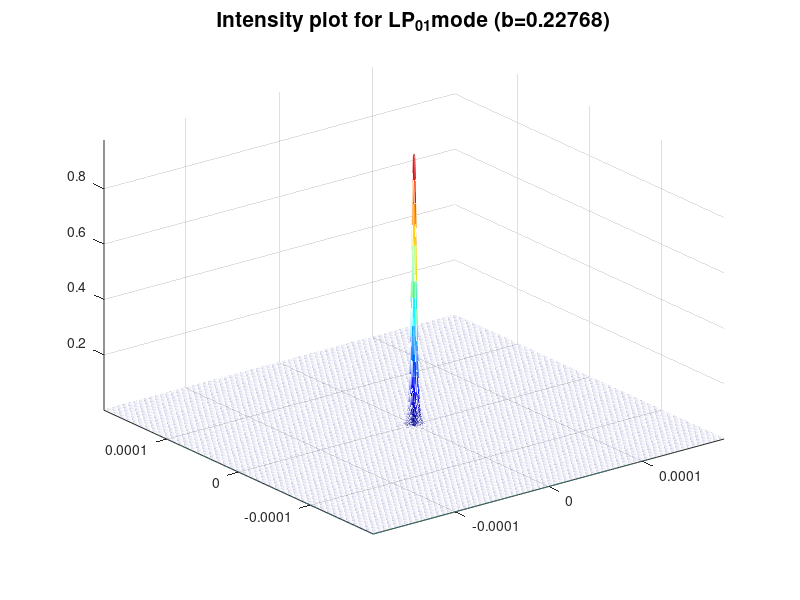
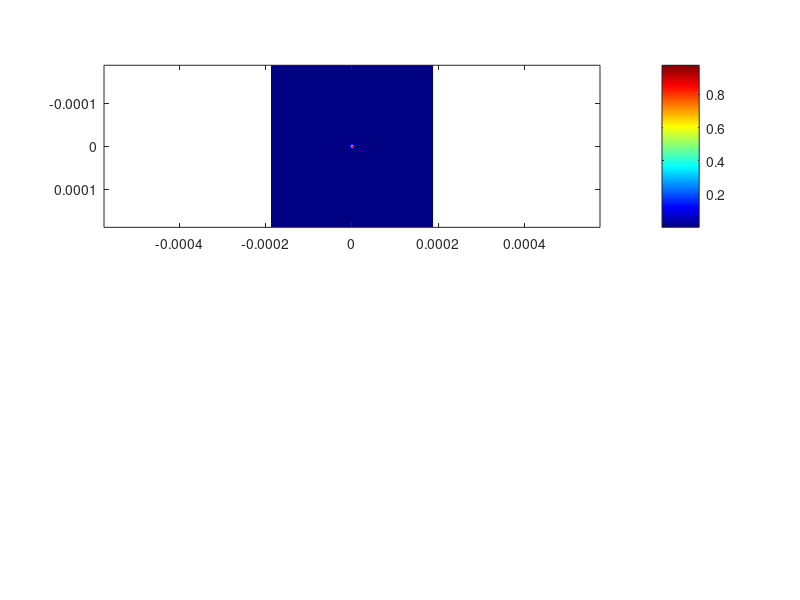

Source code (MATLAB) for these figures, in order: (Note: this script raises an error after producing the figures.)
%% Calculation of transverse LP mode profiles%%

% References:
% http://m2matlabdb.ma.tum.de/download.jsp?MC_ID=12&SC_ID=18&MP_ID=108
% https://www.rp-photonics.com/lp_modes.html
% Foundation of Guided-Wave Optics,Chen-Lin Chen, 2007 by Wiley & Sons. 
% Gloge D, Weakly Guiding Fibers, Appl. Opt. 1971, Vol 10, No. 10. 
% Fundamentals of Optical Fibers, John Buck, 2004 by Wiley and Sons. 
% Numerical Methods for Engineers and Scientists Using MATLAB, 2013 CRC
% Press.

% updated 02/04-2020.

% Who to run the code
% 1) Input appropriate parameters for given fibre of interest, such as grid
%    parameters, wavelength, n_core and n_clad etc. Here set the Azimuthal 
%    mode number L=0,1,2,3 etc.
%   
% 2) Set Rootfinding to true. The rootfinding algorithm will find the roots
%    for f=LHS-RHS on the basis of an "change in sign approach". The roots
%    is stored in broots. Since the trancendental equation is inherently 
%    singular, the rootfinding algorithm will find roots at the points of 
%    singularity. These "roots" are disregarded, because they do not 
%    correspond to actual guided modes.  The trancendental equation and 
%    subsequently the stored roots can be depicted in figure (1), by 
%    setting LHSRHSplot to true. 
%    
% 3) Set LPmodeCalc to true. This will calculate and store the modal
%    fields, including the abs.^2 of the modal field, in a cell array for 
%    each root found in step 2. A particular array in the cell structure
%    for plotting of the modal field can be accessed by changing idx_root.
%    The radial mode number M should be changed accordingly for correct
%    titling of the figures.
%
% 5) Set Modaloverlap to true. The modaloverlap calculates the 
%    overlap of the calculated LPmodes with an incident Gaussian beam. 
%
% 4) Set SaveData to true. When satisfied with the calculations, the
%    matrices containing relevant modal field data is saved.  

% Preamble 
clear all; close all; clc; tic;
Rootfinding=true; LHSRHSplot=false; LPmodeCalc=true; 
Modaloverlap=false; SaveData=false;

FileName = 'LPmodes_25um_980nm_L3.mat'; %added 02-05-2020
dataName =[FileName '.mat']; % 02-05-2020

% Initialization of the fiber
N=600; %Resolution.
Lx = 375e-6; % Grid length in x-direction.
Ly = 375e-6; % Grid length in y-direction.
r_core = 2.65e-6; % Core radius.
d_fiber = 2.*r_core; % Fiber diameter.
n_core = 1.4511; % Core index.
n_clad = 1.4444; % Cladding index.
Delta=(n_core-n_clad)/n_clad; % Index constrast, check for weakly guiding approximation.
xv=linspace(-Lx/2,Lx/2,N); % Defining the x-direction;
yv=linspace(-Ly/2,Ly/2,N); % Defining the y-direction;
[X,Y]=ndgrid(xv,yv); % generating the computational mesh (x,y)-grid. 

% Initialization of the b-V curves and subsequently field calculation. 
L=0; % The azimuthal mode number.
lambda=1.550e-6; % Excitation wavelength. 
k_wave = 2*pi/lambda; % Wavenumber.
E_0=1; % initial amplitude. 
N_b=10^6; % Resolution of normalized propagation constant axis.  
bv = (1:N_b)/(N_b+1); % Normalized propagation constant
V=k_wave.*r_core.*sqrt(n_core^2-n_clad^2); % Normalized frequency
W=V.*sqrt(bv); % Coefficient, Modified bessel function of second kind.
U=V.*sqrt(1-bv); % Coefficient, Bessel function of first kind.  

if Rootfinding
  % Firstly calculation of the left and right handed side of
  % transcendental equation.
  if L==0
    % Calculation of the left hand side at rho=r_core.
    LHS=U.*besselj(1,U)./besselj(0,U);
    % Calculation of the right hand side at rho=r_core.
    RHS=W.*besselk(1,W)./besselk(0,W);
  elseif L>=1
    % Calculation of the left hand side at rho=r_core.
    LHS=U.*besselj(L-1,U)./besselj(L,U);
    % Calculation of the right hand side at rho=r_core.
    RHS=-W.*besselk(L-1,W)./besselk(L,W);
  end
  
  f = LHS - RHS; % Definition of the trancendental equation. 
  signchangepositions = find(abs(diff(f>0))); % finding changes of sign. 
  % finding root values of f = LHS - RHS at the change of sign positions. 
  for i=length(signchangepositions):-1:1
    if abs(f(signchangepositions(i))-f(signchangepositions(i) + 1)) > abs(f(signchangepositions(i) - 1)-f(signchangepositions(i) + 2))
      signchangepositions(i) = []; % Remove this element because it's a singularity
    end
  end
  broots = fliplr(bv(signchangepositions)) % Storing of root values from root finding algorithm.
  
  if LHSRHSplot
    % plotting the transcendental equation to depict intersections of LHS and
    % RHS.
    plotylims = [-10 10];
    figure(1)
    plot(bv,LHS,bv,RHS,bv,LHS-RHS,[0 1],[0 0],'k','LineWidth',2)
    grid on; grid minor; box on;
    ylim(plotylims)
    xlabel('Normalized propagation constant b')
    legend('LHS','RHS','LHS - RHS','Location','northeast','AutoUpdate','off')
    title('Transcendental equation')
    for i=1:length(broots)
      line([broots(i) broots(i)],[plotylims(1) 0],'linestyle','--','color','k')
    end
  end
end

if LPmodeCalc
  Emat_field = cell(length(broots),1); % initializing E matrix.
  for M = 1:length(broots)
    Emat_field{M} = NaN(N,N);
    b = broots(M); % Use the root as normalized propagation constant.
    % Calculation of beta from normalized propagation constant.
    beta = k_wave.*sqrt((n_clad^2+(b.*(n_core^2-n_clad^2)))); % Propagation constant.
    % Calculation of normalized phase and attenuation constants.
    u = r_core*sqrt(n_core^2*k_wave^2-beta^2);
    w = abs(r_core*sqrt(beta^2-n_clad^2*k_wave^2));
    
    R_ratio = sqrt(X.^2 + Y.^2)/r_core;
    
    Emat_field{M}(R_ratio <  1) = E_0.*besselj(L,u*R_ratio(R_ratio < 1)).*cos(L*atan2(Y(R_ratio < 1),X(R_ratio < 1)));
    Emat_field{M}(R_ratio >= 1) = E_0.*besselj(L,u)./besselk(L,w).*besselk(L,w*R_ratio(R_ratio >= 1)).*cos(L*atan2(Y(R_ratio >= 1),X(R_ratio >= 1)));
  end
  
  % plotting one of the calculated LP mode on the basis of the electric field.
  M = 1; % Choose a particular root from vector, which contains the roots, broots. The m'th root in broots
  % corresponds to the m'th radial mode, m=1,2,3,4...
  figure(2)
  meshz(X,Y,abs(Emat_field{M}.').^2)
  colormap(jet((2^8)))
  axis tight
  title(['Intensity plot for LP_',num2str(L),'_',num2str(M),'mode',' (b=',num2str(broots(M)),')'],'fontsize',15)
  
  figure(3);
  subplot(2,1,1);
  box on;
  imagesc(xv,yv,abs(Emat_field{M}.').^2);
  colormap(jet((2^8)));
  axis equal tight
  c = colorbar;
  c.Label.String = 'Intensity [Arb.]';
  set(c,'fontsize',15)
  xlabel('x [m]','fontsize',12)
  ylabel('y [m]','fontsize',12)
  title(['Intensity plot for LP_',num2str(L),'_',num2str(M),'mode',' (b=',num2str(broots(M)),')'],'fontsize',15)
  
  subplot(2,1,2);
  box on;
  imagesc(xv,yv,angle(Emat_field{M}.'));
  colormap(gca,hsv);
  axis equal tight
  caxis([-pi pi])
  c = colorbar;
  c.Label.String = 'Phase [rad]';
  set(c,'fontsize',15)
  xlabel('x [m]','fontsize',12)
  ylabel('y [m]','fontsize',12)
  title(['Phase plot for LP_',num2str(L),'_',num2str(M),'mode',' (b=',num2str(broots(M)),')'],'fontsize',15)
end

if Modaloverlap
  % Calculation of the incident field.
  % In the simplest case, the incident optical field is approximated as an
  % Gaussian function at z=0 (proximal end of optical fiber).
  w0 = r_core.*(0.65+(1.619./V^(3/2))+(2.879/V^6)); % beam waist of the incident Gaussian optical field,
  % optimized by Marcuse's formula.
  
  phase = 0;
  Emat_gauss = exp(-(X.^2 + Y.^2)/w0^2).*exp(1i*phase);
  Enorm_gauss = Emat_gauss./sqrt(sum(abs(Emat_gauss(:)).^2));
  
  % plotting the incident intensity across the grid.
  figure(4)
  imagesc(xv,yv,abs(Enorm_gauss.').^2);
  axis equal tight
  colormap(jet((2^8)));
  c = colorbar;
  c.Label.String = 'Intensity [Arb.]';
  set(c,'fontsize',15)
  xlabel('x [m]','fontsize',12)
  ylabel('y [m]','fontsize',12)
  title('Incident optical intensity','fontsize',15)
  
  % Calculating the overlap integral between the incident field and the
  % selected modal field.
  Cmat = cell(length(broots),1);
  Cmat_abs = cell(length(broots),1);
  for M=1:length(broots)
    Enorm_mode = Emat_field{M}./sqrt(sum(abs(Emat_field{M}(:)).^2));
    Cmat{M} = sum(Enorm_gauss(:).*conj(Enorm_mode(:)));
    Cmat_abs{M} = abs(Cmat{M}).^2;
  end
  Cmat
  Cmat_abs  

% Bar plot of overlap coefficients and fractional power
figure(5) % values of overlap coefficients 
bar([1:length(broots)],[Cmat{:}])
xlabel('Modal number m','fontsize',12)
ylabel('Overlap coefficient','fontsize',12)

figure(6) %  values of absolute squared coefficients (power)
bar([1:length(broots)],[Cmat_abs{:}])
xlabel('Modal number m','fontsize',12)
ylabel('Fractional power','fontsize',12)
title('Launching efficiency \eta','fontsize',15)

end



if SaveData
  save(dataName,'Emat_field','Emat_gauss','Cmat','Cmat_abs')
end

toc;
%% END %%